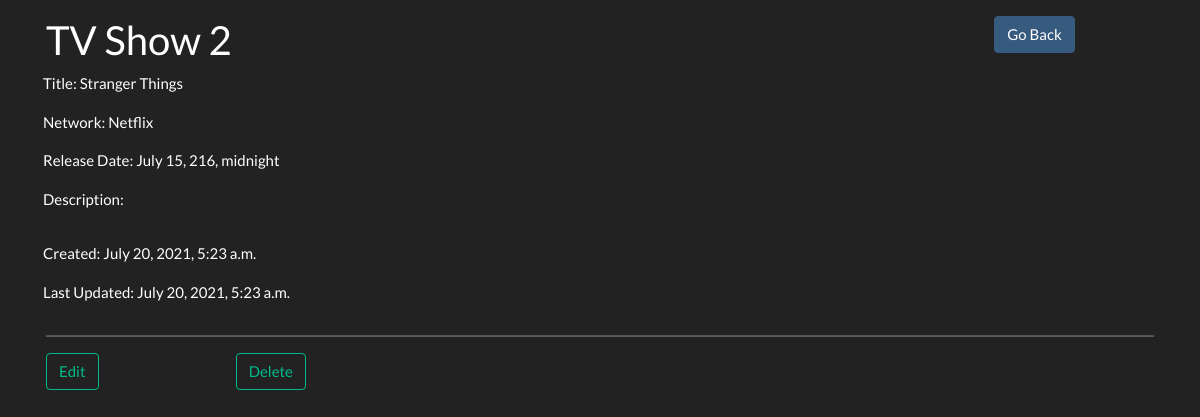
The page /shows/2 on the database as committed earlier.
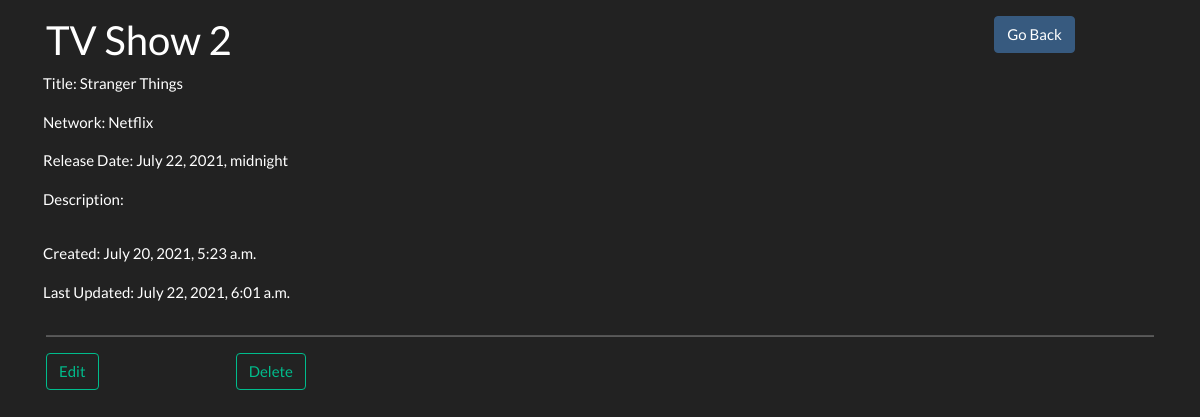
The same page on the database as committed later.
### tv_shows_app/models.py (models this page shows)
class SHOW(models.Model):
    title = models.CharField(max_length=45)
    network = models.CharField(max_length=45)
    description = models.TextField()
    release_date = models.DateTimeField()
    created_at = models.DateTimeField(auto_now_add=True)
    updated_at = models.DateTimeField(auto_now=True)
    objects = ShowManager()

### tv_shows_app/views.py (the view)
# urls.py: path('shows/<int:showID>', views.show_detail),
def show_detail(request, showID):
    if request.method == 'GET':
        context = {"Show": SHOW.objects.get(id=showID)}
        return render(request, 'show_detail.html', context)
    return redirect('/shows')

### tv_shows_app/templates/show_detail.html (shortened to what this page needs)
<!doctype html>
<html lang="en">
<head>
    <link href="https://cdn.jsdelivr.net/npm/bootstrap@5.0.1/dist/css/bootstrap.min.css" rel="stylesheet">
    <link rel="stylesheet" href="https://cdn.jsdelivr.net/npm/bootswatch@4.5.2/dist/darkly/bootstrap.min.css">
</head>
<body>
    <div class="container p-3">
        <div class="row g-2 align-items">
            <div class="col-10">
                <h2>TV Show {{Show.id}}</h2>
            </div>
            <div class="col-2 align-items-end">
                <a href="/shows" class="btn btn-primary">Go Back</a>
            </div>
        </div>
        <div class="row align-items-center">
            <p>Title:&#9{{Show.title}}</p>
            <p>Network: {{Show.network}}</p>
            <p>Release Date:    {{Show.release_date}}</p>
            <p>Description: {{Show.description}}</p>
            <p>Created:      {{Show.created_at}}</p>
            <p>Last Updated: {{Show.updated_at}}</p>
        </div>
        <hr/>
        <div class="row">
            <div class="col-2">
                <a href="/shows/{{Show.id}}/edit" class="btn btn-outline-success">Edit</a>
            </div>
            <div class="col-2">
                <form action="/shows/{{Show.id}}/destroy" method="POST">
                    <button type="submit" class="btn btn-outline-success" value="create_show">Delete</button>
                </form>
            </div>
        </div>
    </div>
</body>
</html>

Rows that differ between the two databases and show on the page:
changed SHOW "Stranger Things": release_date "July 15, 216, midnight" → "July 22, 2021, midnight"; updated_at "July 20, 2021, 5:23 a.m." → "July 22, 2021, 6:01 a.m."
